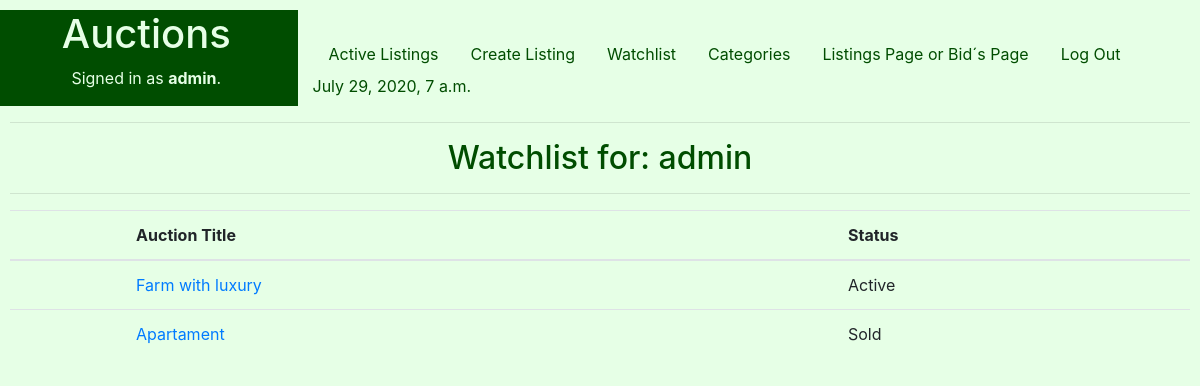
/Watchlist (signed in), run on an earlier commit of the app's database.
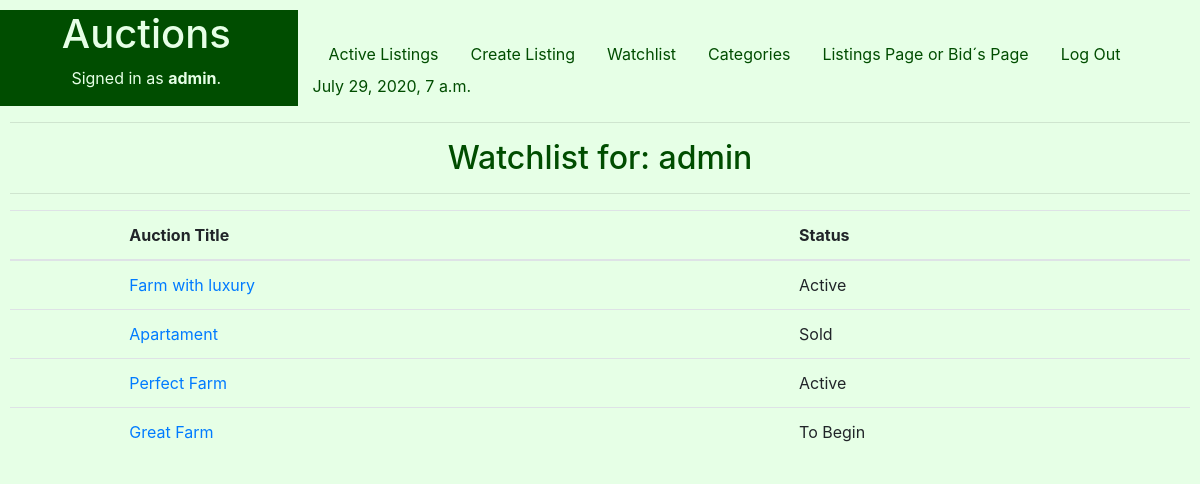
And on a later commit of the database.
### auctions/models.py (models this page shows, shortened)
class User(AbstractUser):
    pass

class Watchlist(models.Model):
    Lcode = models.ForeignKey(Listings, on_delete=models.CASCADE)
    Wflag =models.IntegerField() #Key
    user = models.CharField(max_length=25)

class Listings(models.Model):
    STATUS = (
        ('Active', 'Active - Receiving Bids'),
        ('To Begin', 'To Begin - De Auction didn´t start yet'),
        ('Closed', 'Closed - The seller gave up the auction'),
        ('Sold', 'Sold'),
    )
    Ltitle = models.CharField(help_text="Choose a title for your listing",max_length=50)
    Ccode=models.IntegerField(help_text="Categories Ex: 1-Apartament,2-Commercial,3-Farm, 4-House ") #foreign key from PropTypes
    Ldescription = models.CharField(max_length=250)
    Lprice = models.FloatField(help_text="starting bid Just USD") #initial price
    Ldatestart = models.DateField(help_text="Please use the following format: <em>YYYY-MM-DD</em>. for the auction start")
    Lduration = models.IntegerField(help_text="Duration expressed in days" )
    Luser = models.CharField(max_length=25)
    Limage= models.ImageField(upload_to="media", blank=True) #Name of the picture saved on static folder
    Lstatus = models.CharField(max_length=8, choices=STATUS )

### auctions/views.py (the view)
# urls.py: path('Watchlist', views.Watchlist_view, name='Watchlist'),
@login_required
def Watchlist_view(request):
    d = datetime.now()
    try:
        W = Watchlist.objects.all()
        context={
           "d" : d,
           "Wishlists": W,
        }
        return render(request, "auctions/Watchlist.html", context)
    except:
        context={
          "d" : d,
        }
        return render(request, "auctions/Watchlist.html", context)

### auctions/templates/auctions/WatchList.html (shortened to what this page needs)
{% extends "auctions/layout.html" %}
{% block body %}
<h2 style=" text-align: center;">Watchlist for: {{user.username}} </h2>
  <hr>
<form action ="{% url 'auctions:Watchlist' %}">
   	<div class="form-group" >
        <table class="table" width=50%>
            <thead>
		      	    <tr>
                <th </th>
                <th scope="col">Auction Title </th>
                <th scope="col">Status </th>
      	        </tr>
		        </thead>
            {% if Wishlists|length > 0  %}
	              {% for W in Wishlists %}
                  {%if user.username == W.user%}
                      <tr>
                      <td></td>
                      <td><a href="{% url 'auctions:BidsDetail' Btitle=W.Lcode.Ltitle %}">  {{W.Lcode.Ltitle}} </a> </td>
                      <td>  {{W.Lcode.Lstatus}} </td>
                      </tr>
                  {%endif%}
                {% endfor %}
            {% else %}
                 	<div class="form-group">
                      	<output><h1>No matches found for your Whatchlist   {{user.username}} </h1></output>
                        <input type="hidden" id="u" name="username" value={{user.username}}>
                	</div>
            {% endif %}
	      </table>
    </div>
</form>
{% endblock %}

### auctions/templates/auctions/layout.html (shortened to what this page needs)
{% load static %}
<!DOCTYPE html>
<html lang="en">
    <head>
        <link rel="stylesheet" href="https://stackpath.bootstrapcdn.com/bootstrap/4.4.1/css/bootstrap.min.css">
        <link rel="stylesheet" href="https://cdnjs.cloudflare.com/ajax/libs/font-awesome/4.7.0/css/font-awesome.min.css">
        <link href="{% static 'auctions/styles.css' %}" rel="stylesheet">
    </head>
    <body>
        <div class="row">
            <div class="col-lg-3" style="background-color:#004d00;color:#e6ffe6 ;">
                <h1 style="text-align: center;">Auctions</h1>
                {% if user.is_authenticated %}
                    <p style="text-align: center;">Signed in as <strong >{{ user.username }}</strong>.</p>
                {% else %}
                    <p style="text-align: center;">Not signed in.</p>
                {% endif %}
            </div>
            <div class="col-lg-9" >
                <ul class="nav">
                <li class="nav-item"><br>
                  <a  style="color:  #004d00;" class="nav-link" href="{% url 'auctions:index' %}">Active Listings</a>
                </li>
                {% if user.is_authenticated %}
                    <li class="nav-item"><br>
                    <a  style="color:  #004d00;" class="nav-link" href="{% url 'auctions:CreateListings' %}">Create Listing</a>
                    </li>
                    <li class="nav-item"><br>
                    <a  style="color:  #004d00;" class="nav-link" href="{% url 'auctions:Watchlist' %}">Watchlist</a>
                    </li>
                    <li class="nav-item"><br>
                    <a  style="color:  #004d00;" class="nav-link" href="{% url 'auctions:Categories' %}">Categories</a>
                    </li>
                    <li class="nav-item"><br>
                    <a  style="color:  #004d00;" class="nav-link" href="{% url 'auctions:Listingspage' %}">Listings Page or Bid´s Page</a>
                    </li>
                    <li class="nav-item"><br>
                    <a  style="color:  #004d00;" class="nav-link" href="{% url 'auctions:logout' %}">Log Out</a>
                    </li>
                {% endif %}
                    <li>   {{d}} </li>
                </ul>
            </div>
        </div>
      <hr>
      {% block body %}
      {% endblock %}
    </body>
</html>

### auctions/static/auctions/styles.css (style rules this page uses)
body { padding: 10px; }

### auctions/templates/auctions/layout.html (style rules this page uses)
body { background-color:#e6ffe6 ; color: #004d00; }

What changed in the data, as far as the page shows it:
added Watchlist: Lcode.Ltitle "Perfect Farm", Lcode.Lstatus "Active"
added Watchlist: Lcode.Ltitle "Great Farm", Lcode.Lstatus "To Begin"
